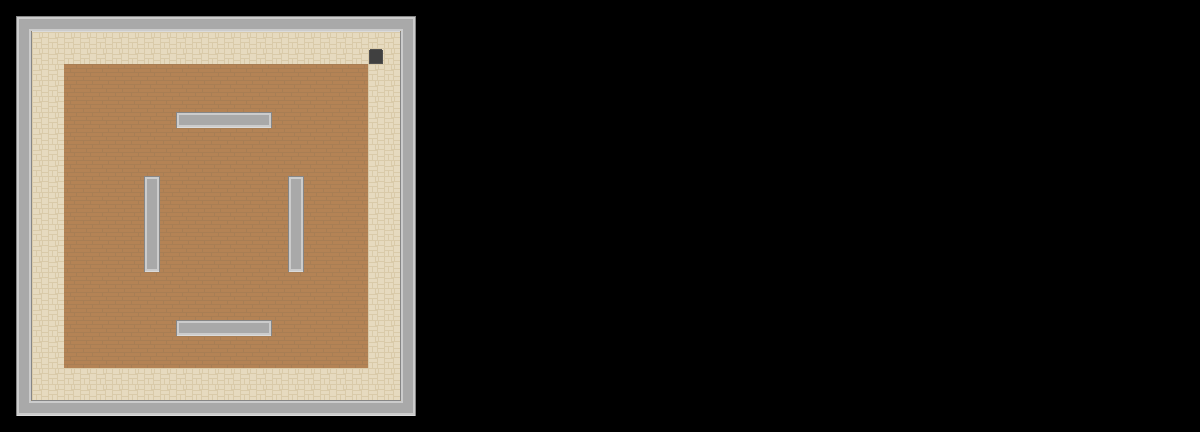

Tiled map render using the project's own tile images. Description and the map definition, with tile-layer contents summarised, below:
An orthogonal 75x27 tile map with 16x16 px tiles, 4 tile layers (sidewalk, road, wall, goal) and 10 objects (8x wall, agent, goal).

<map version="1.8" tiledversion="1.8.2" orientation="orthogonal" renderorder="right-down" width="75" height="27" tilewidth="16" tileheight="16" infinite="0" nextlayerid="11" nextobjectid="25">
 <properties>
  <property name="box_game" value="49,1" />
  <property name="box_obs" value="27,1" />
  <property name="box_train" value="27,15" />
 </properties>
 <tileset firstgid="1" source="roguelike_16x16.tsx" />
 <layer id="2" name="sidewalk" width="75" height="27">
  <data>[2025 cells, 168 non-empty, 1 distinct tile ids]</data>
 </layer>
 <layer id="3" name="road" width="75" height="27">
  <data>[2025 cells, 361 non-empty, 1 distinct tile ids]</data>
 </layer>
 <layer id="1" name="wall" width="75" height="27">
  <data>[2025 cells, 120 non-empty, 10 distinct tile ids]</data>
 </layer>
 <layer id="10" name="goal" width="75" height="27">
  <data>[2025 cells, 1 non-empty, 1 distinct tile ids]</data>
 </layer>
 <objectgroup id="4" name="obj_wall">
  <object id="1" name="wall" type="wall" x="16" y="16" width="16" height="400" />
  <object id="2" name="wall" type="wall" x="32" y="400" width="368" height="16" />
  <object id="3" name="wall" type="wall" x="400" y="16" width="16" height="400" />
  <object id="4" name="wall" type="wall" x="32" y="16" width="368" height="16" />
  <object id="21" name="wall" type="wall" x="144" y="176" width="16" height="96" />
  <object id="22" name="wall" type="wall" x="176" y="320" width="96" height="16" />
  <object id="23" name="wall" type="wall" x="288" y="176" width="16" height="96" />
  <object id="24" name="wall" type="wall" x="176" y="112" width="96" height="16" />
 </objectgroup>
 <objectgroup id="9" name="obj_agent">
  <object id="20" name="agent" type="agent" x="48" y="368" width="16" height="16" />
 </objectgroup>
 <objectgroup id="8" name="obj_goal" visible="0">
  <object id="19" name="goal" type="goal" x="368" y="48" width="16" height="16" visible="0" />
 </objectgroup>
</map>
